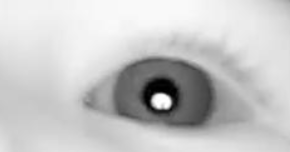
#> input picture edge-det/imgs/eye.png, 290 x 152 px
$ python main_blob.py
#> lines starting #> are read from the running program, lines starting #| are printed output that depends on the picture; after the words box and inside, x2 and y2 are one past the last pixel; in counts of white or black regions, pixels touching at a corner belong together; long printed decimals are rounded
import cv2
import numpy as np
import matplotlib.pyplot as plt
class iris_detection():
    def __init__(self, image_path):
        '''
        initialize the class and set the class attributes
        '''
        self._img = None
        self._img_path = image_path
        self._pupil = None

    def load_image(self):
        '''
        load the image based on the path passed to the class
        it should use the method cv2.imread to load the image
        it should also detect if the file exists
        '''
        self._img = cv2.imread(self._img_path)
#> self._img is the input picture: shape (152, 290, 3); mean B, G, R 198.3, 198.3, 198.3
        # If the image doesn't exists or is not valid then imread returns None
        if type(self._img) is type(None):
            return False
        else:
            return True

    def convert_to_gray_scale(self):
        self._img = cv2.cvtColor(self._img, cv2.COLOR_BGR2GRAY)
#> self._img: shape (152, 290)
    def detect_pupil(self):
        # Read image

        self.convert_to_gray_scale()


        ret,thresh = cv2.threshold(self._img,35,255,0)
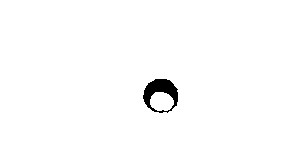
#> thresh: shape (152, 290); 98.7% white; 1 black region
        print(self._img.min(),self._img.max() - self._img.mean())
#| 0 56.660


        contours,hierarchy = cv2.findContours(thresh, 1, 2)
#> contours = 3 contours; box (x1, y1, x2, y2) and area: (0, 0, 290, 152) 43639, (142, 78, 179, 114) 994, (150, 92, 174, 111) 335
        print(len(contours))
#| 3
        if len(contours)>1:
            cnt = contours[1]
#> cnt = contour of 52 points, box (x1, y1, x2, y2) (142, 78, 179, 114), area 994
        else:
            cnt = contours[0]
        (x,y),radius = cv2.minEnclosingCircle(cnt)
#> x = 160.6; y = 95.8; radius = 18.77
        center = (int(x),int(y))
#> center = (160, 95)
        radius = int(radius)
#> radius = 18
        cv2.circle(self._img,center,radius,(255,255,255),2)
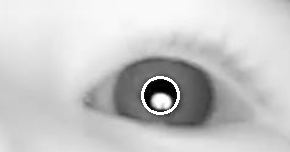
#> self._img: shape (152, 290); min 0, max 255, mean 200
        cv2.imshow("Result", self._img)
        cv2.waitKey(0)
    def start_detection(self):
        '''
        This is the main method that will be called to detect the iris
        it will call all the previous methods in the following order:
        load_image
        convert_to_gray_scale
        detect_pupil
        detect_iris
        then it should display the resulting image with the iris only
        using the method cv2.imshow
        '''
        if(self.load_image()):
            #self.convert_to_gray_scale()
            self.detect_pupil()

        else:
            print('Image file "' + self._img_path + '" could not be loaded.')

#id = iris_detection('c:\\temp\\eye_image.jpg')
id = iris_detection('./imgs/eye.png')
id.start_detection()
